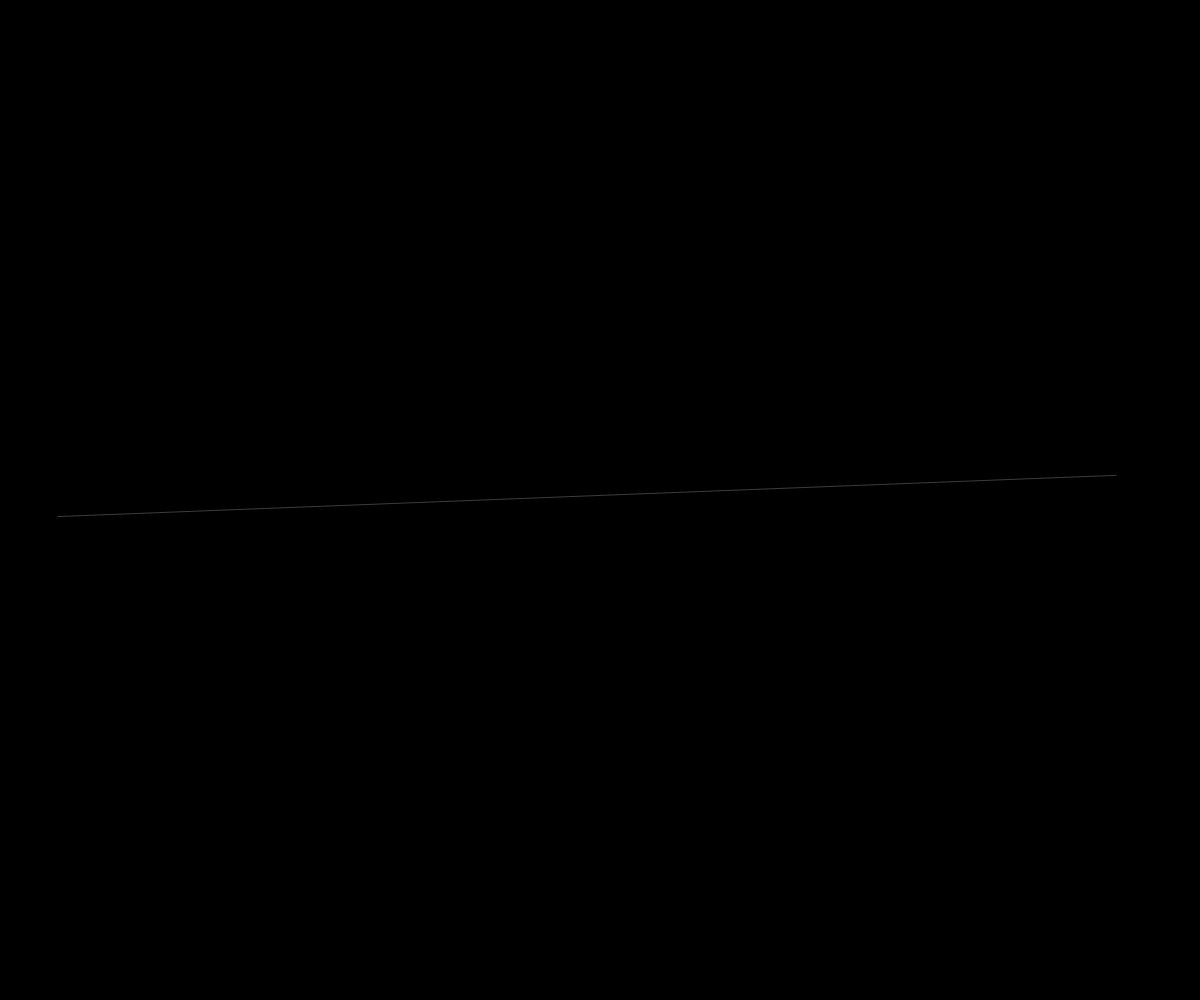
Frame 1 (no input)
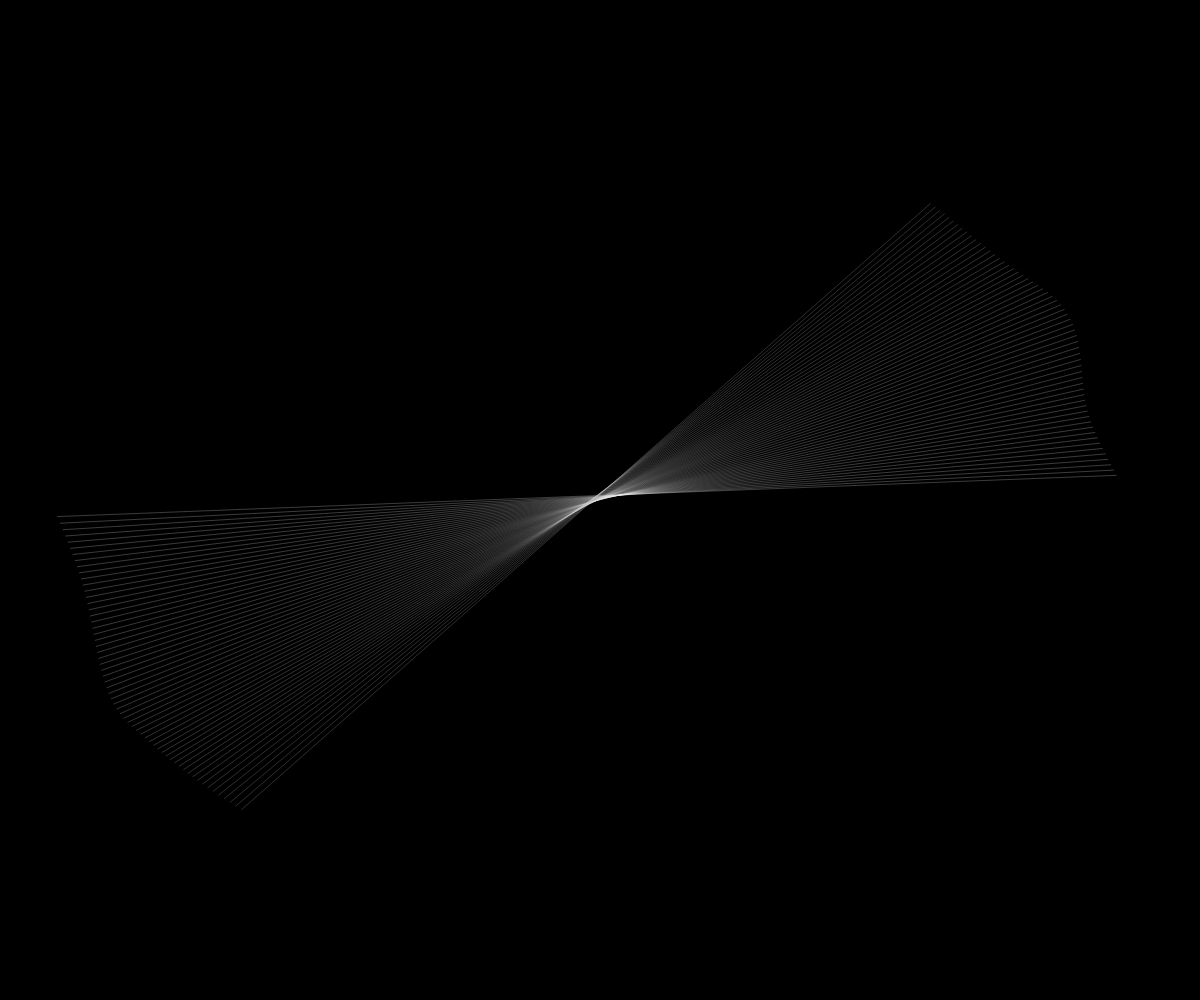
Frame 60 (no input)
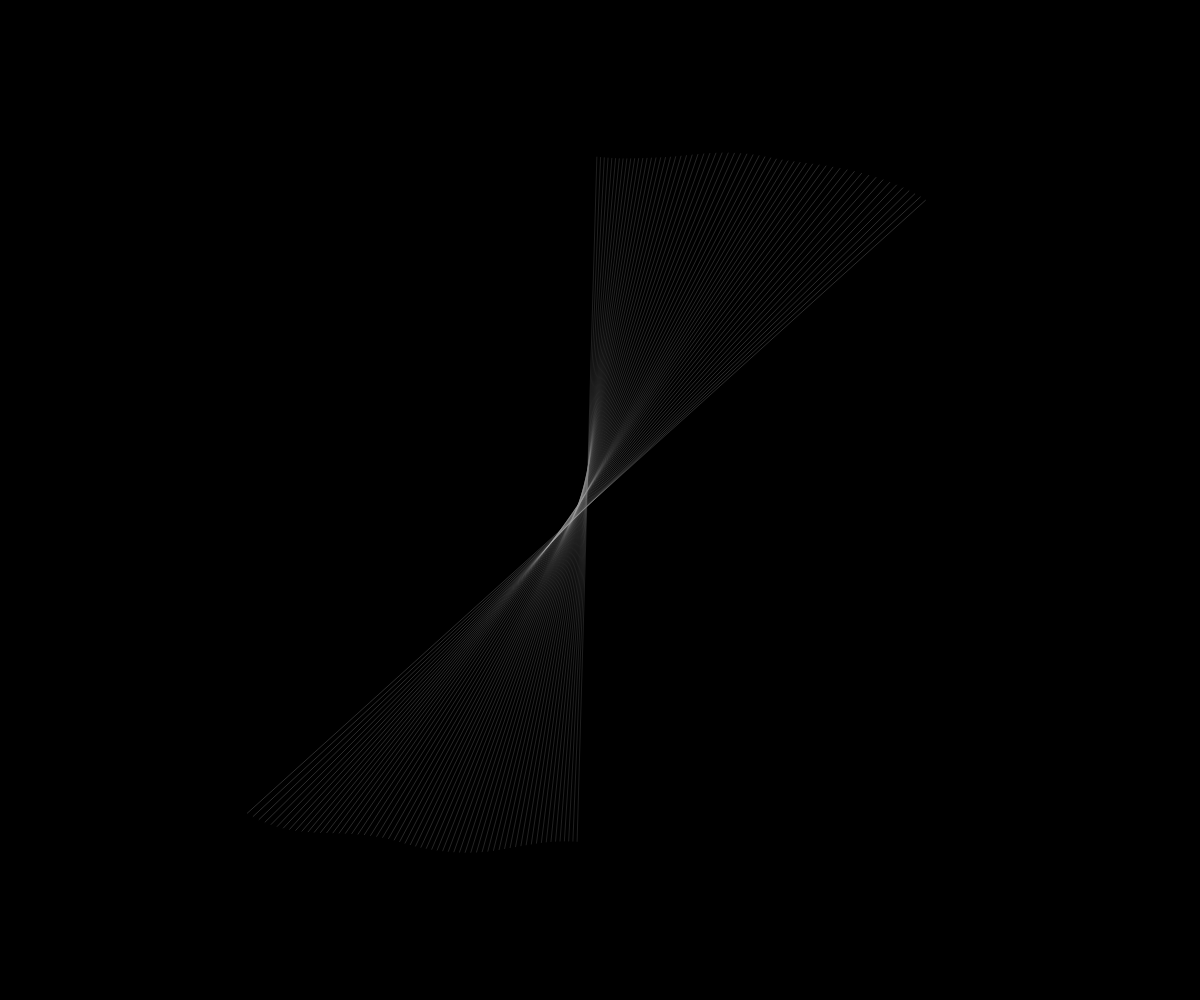
Frame 120 (the mouse pressed at the canvas centre since frame 60)

The p5.js sketch that drew these frames (run headless with seeded random() and noise() and a simulated clock; from frame 60 on, the mouse is pressed at the canvas centre):

// p5.js sketch
// ── sketch.js
// global variables

let num = 10;
let angNoise, radiusNoise, xNoise, yNoise;
let angle;
let radius = 100;
let strokeCol = 254;
let strokeChange = -1;

function clearBackground() {
  background(0);
}

function setup() {
    createCanvas(windowWidth, windowHeight);
    background(0);
    smooth();
    // noLoop();
    noFill();
    strokeWeight(0.5);
    clearBackground();
    angle = -PI/2;
    angNoise = random(10);
    radiusNoise = random(10);
    xNoise = random(10);
    yNoise = random(10);
}

function draw() {
    radiusNoise += 0.005;
    radius = (noise(radiusNoise) * 850) +1;

    angNoise += 0.005;
    angle += (noise(angNoise) * 6) - 3;
    if (angle > 360) { angle -= 360; }
    if (angle < 0) { angle += 360; }

    // wobble centre
    xNoise += 0.01;
    yNoise += 0.01;
    let centreX = width/2 + (noise(xNoise) * 100) - 50;
    let centreY = height/2 + (noise(yNoise) * 100) - 50;

    let rad = radians(angle);
    let x1 = centreX + (radius * cos(rad));
    let y1 = centreY + (radius * sin(rad));

    // opposite end of line
    let opprad = rad + PI;
    let x2 = centreX + (radius * cos(opprad));
    let y2 = centreY + (radius * sin(opprad));

    noFill();
    strokeCol += strokeChange;
    if (strokeCol > 254) { strokeChange *= -1; }
    if (strokeCol < 0) { strokeChange *= -1; }
    stroke(strokeCol, 60);
    strokeWeight(1);
    line(x1, y1, x2, y2);

    // disply the wandering centre visible
    //fill(255,0,0,40);
    //noStroke();
    //ellipseMode(CENTER);
    //ellipse(centreX, centreY, 2, 2);
}

function mousePressed() {
  clearBackground();
}
